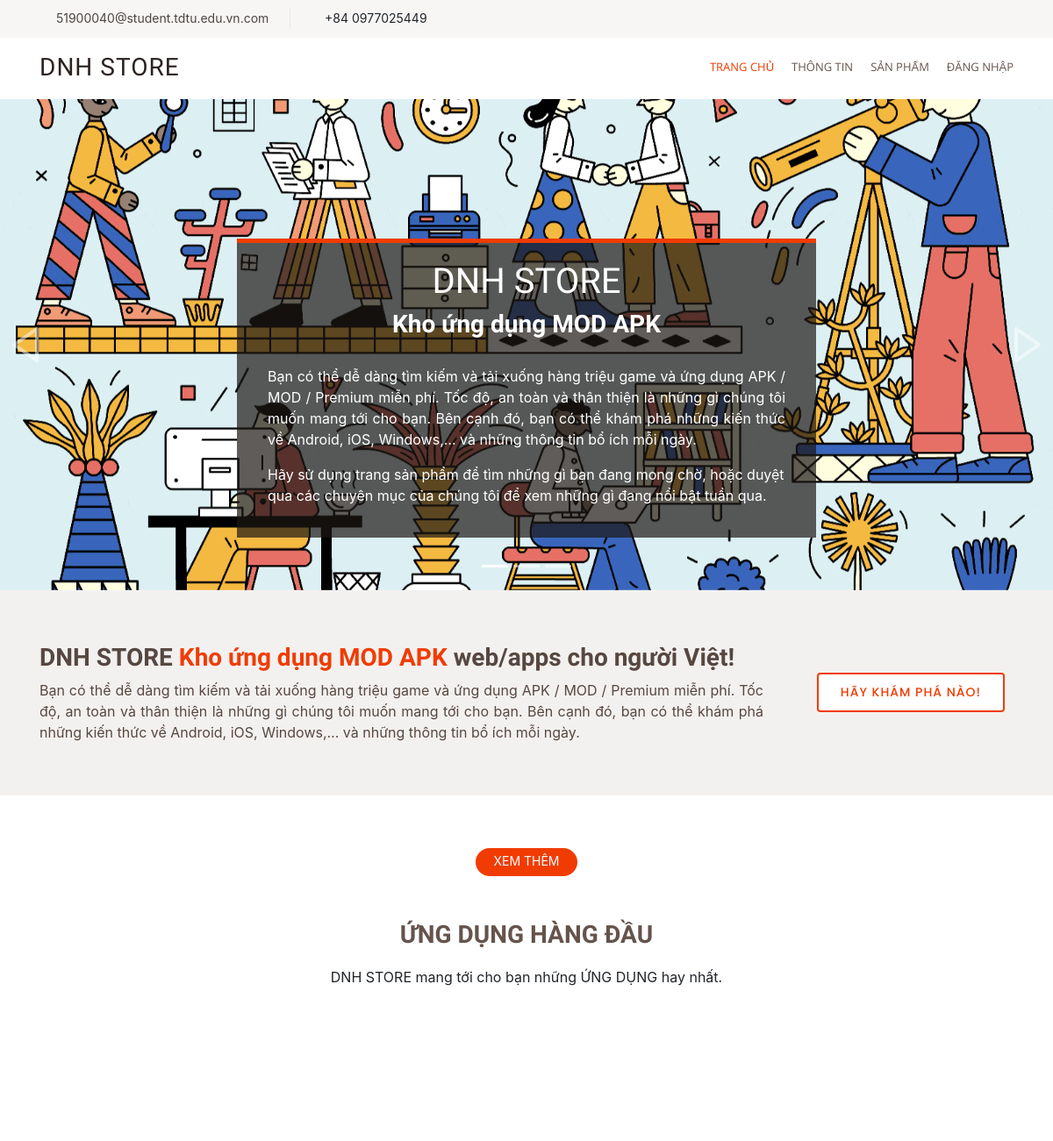
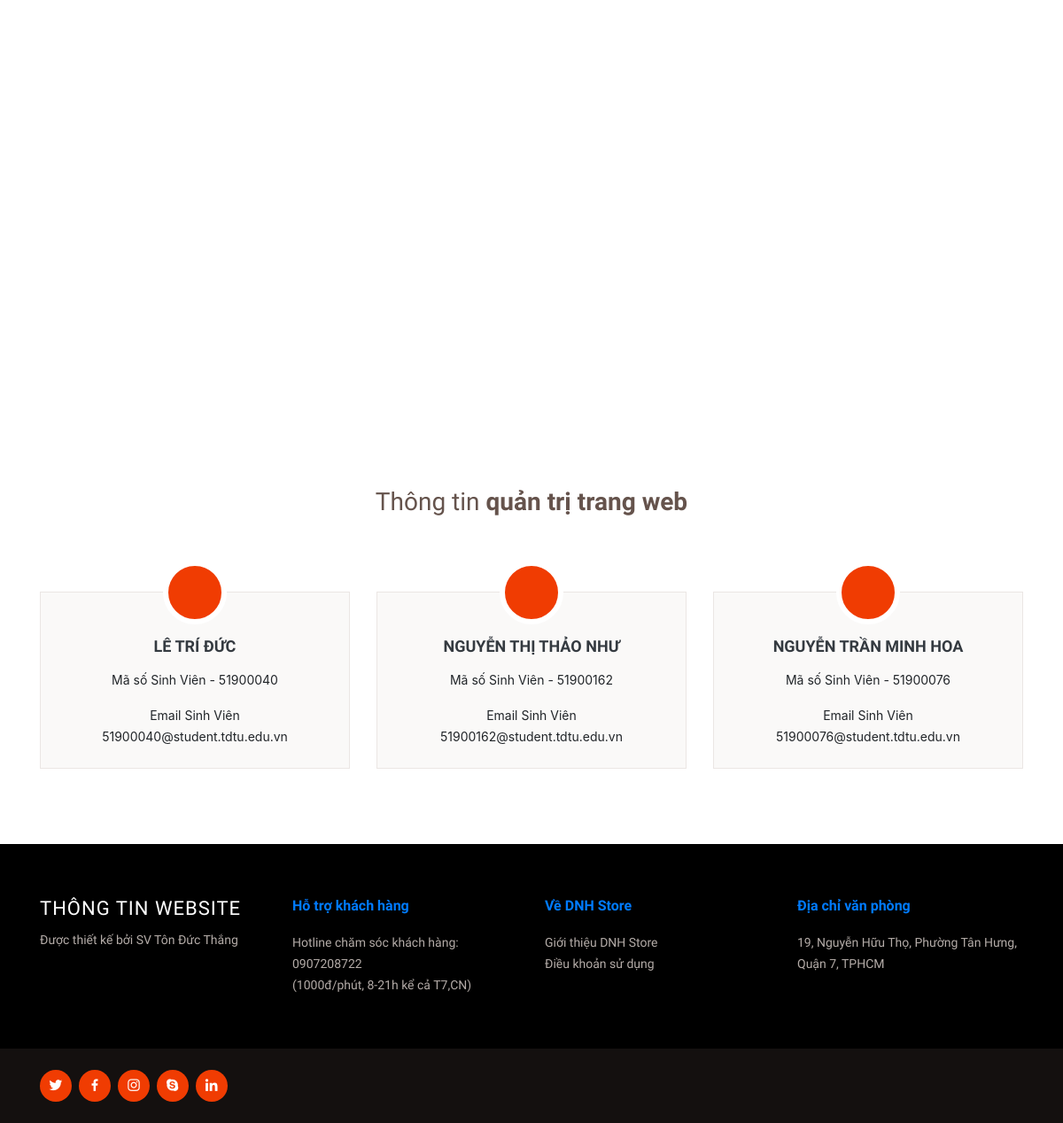
The app's page /scorecode/index.php with its own data (2 pictures, top to bottom).
### tables this page shows
CREATE TABLE `apps` (
  `id_app` int(255) NOT NULL,
  `name_app` varchar(255) NOT NULL,
  `poster` varchar(255) NOT NULL,
  `category` varchar(255) NOT NULL,
  `describes` varchar(255) NOT NULL,
  `cost` varchar(255) NOT NULL,
  `prie` int(255) NOT NULL,
  `file` varchar(255) NOT NULL,
  `img_app` varchar(255) NOT NULL,
  `status` int(1) NOT NULL,
  `show` varchar(255) NOT NULL
);

### scorecode/main_user.php (the view, shortened to what this page needs)
<?php
include('config.php');
$item_per_page = !empty($_GET['per_page']) ? $_GET['per_page'] : 12;
$current_page = !empty($_GET['page']) ? $_GET['page'] : 1;
$offset = ($current_page - 1) * $item_per_page;
$sql = "SELECT * FROM apps ORDER BY id_app ASC LIMIT " . $item_per_page . " OFFSET " . $offset;
$result = mysqli_query($mysqli, $sql);
$sqltotalRecords = "SELECT * FROM apps";
$totalRecords = mysqli_query($mysqli, $sqltotalRecords);
$totalRecords = $totalRecords->num_rows;
$totalPages = ceil($totalRecords / $item_per_page);
?>
<main id="main">
    <section id="cta" class="cta">
        <div class="container">
            <div class="row">
                <div class="col-lg-9 text-center text-lg-left">
                    <h3>DNH STORE <span>Kho ứng dụng MOD APK</span> web/apps cho người Việt!</h3>
                    <p style="text-align: justify;">Bạn có thể dễ dàng tìm kiếm và tải xuống hàng triệu game và ứng dụng APK / MOD / Premium miễn phí. Tốc độ, an toàn và thân thiện là những gì chúng tôi muốn mang tới cho bạn. Bên cạnh đó, bạn có thể khám phá những kiến thức về Android,
                        iOS, Windows,… và những thông tin bổ ích mỗi ngày.</p>
                </div>
                <div class="col-lg-3 cta-btn-container text-center">
                    <a class="cta-btn align-middle" href="#">Hãy khám phá nào!</a>
                </div>
            </div>
        </div>
    </section>
    <section id="portfolio" class="portfolio">
        <div class="container">
            <ul id="portfolio-flters">
                <li class="filter-active"><a href="./portfolio.php" style="text-decoration: none; color: white;">Xem thêm</a></li>
            </ul>
            <?php
            $resultungdung = "SELECT count(*) as id_app from apps";
            $soluongungdung = mysqli_query($mysqli, $resultungdung);
            $dulieuungdung = mysqli_fetch_assoc($soluongungdung);
            $num_app = $dulieuungdung['id_app'];
            if ($num_app > 0) {
            ?>
                <div class="section-title" data-aos="fade-up">
                    <h2><strong>ỨNG DỤNG HÀNG ĐẦU</strong></h2>
                    <p>DNH STORE mang tới cho bạn những ỨNG DỤNG hay nhất.</p>
                </div>
                <div id="content" class="row portfolio-container aos-init aos-animate" data-aos="fade-up">
                    <?php while ($row = mysqli_fetch_assoc($result)) { ?>
                        <?php if ($row['status'] == 1) { ?>
                            <div class="col-lg-3 col-md-6 portfolio-item <?php echo $row['category']; ?>">
                                <img src="<?php echo $row['img_app']; ?>" class="img-fluid" alt="" style="border-radius: 10px;">
                            </div>
                        <?php } ?>
                    <?php } ?>
                </div>
                <?php include('./sophantrang.php') ?>
            <?php } else { ?>
                <div class="alert alert-danger" role="alert" style="text-align: center;">
                    XIN LỖI! HIỆN TẠI WEBSITE KHÔNG CÓ ỨNG DỤNG NÀO ĐƯỢC CẬP NHẬT!
                </div>
            <?php } ?>
    </section>
</main>

### scorecode/index.php (shortened to what this page needs)
<!DOCTYPE html>
<html lang="en">
<head>
  <link href="assets/vendor/bootstrap/css/bootstrap.min.css" rel="stylesheet">
  <link href="assets/vendor/icofont/icofont.min.css" rel="stylesheet">
  <link href="assets/vendor/boxicons/css/boxicons.min.css" rel="stylesheet">
  <link href="assets/vendor/animate.css/animate.min.css" rel="stylesheet">
  <link href="assets/vendor/venobox/venobox.css" rel="stylesheet">
  <link href="assets/vendor/owl.carousel/assets/owl.carousel.min.css" rel="stylesheet">
  <link href="assets/vendor/aos/aos.css" rel="stylesheet">
  <link href="assets/css/style.css" rel="stylesheet">
</head>
<body>
  <?php include_once('./tempheader_user.php') ?>
  <?php include_once('navbar.php') ?>
  <?php include_once('main_user.php') ?>
  <?php include_once('footer_user.php') ?>
</body>
</html>

### scorecode/tempheader_user.php
<section id="topbar" class="d-none d-lg-block">
    <div class="container d-flex">
        <div class="contact-info mr-auto">
            <i class="icofont-envelope"></i><a href="#">51900040@student.tdtu.edu.vn.com</a>
            <i class="icofont-phone"></i> +84 0977025449
        </div>
        <div class="social-links">
            <a href="#" class="twitter"><i class="icofont-twitter"></i></a>
            <a href="#" class="facebook"><i class="icofont-facebook"></i></a>
            <a href="#" class="instagram"><i class="icofont-instagram"></i></a>
            <a href="#" class="skype"><i class="icofont-skype"></i></a>
            <a href="#" class="linkedin"><i class="icofont-linkedin"></i></i></a>
        </div>
    </div>
</section>
<header id="header">
    <div class="container d-flex">
        <div class="logo mr-auto">
            <h1 class="text-light"><a href="#">DNH STORE</a></h1>
        </div>
        <nav class="nav-menu d-none d-lg-block">
            <ul>
                <li class="active"><a href="./user.php">Trang chủ</a></li>
                <li><a href="./info.php">Thông tin</a></li>
                <li><a href="./portfolio.php">Sản phẩm</a></li>
                <li><a href="./login.php">Đăng Nhập</a></li>
            </ul>
        </nav>
    </div>
</header>

### scorecode/navbar.php (shortened to what this page needs)
<section id="hero">
    <div id="heroCarousel" class="carousel slide carousel-fade" data-ride="carousel">
        <div class="carousel-inner" role="listbox">
            <div class="carousel-item active" style="background-image: url(assets/img/slide/gif3.gif);">
                <div class="carousel-container">
                    <div class="carousel-content animate__animated animate__fadeInUp">
                        <div class="section">
                            <div class="container">
                                <h1 class="has-text-align-center" style="text-align: center;">DNH STORE</h1>
                                <h2 class="has-text-align-center" style="text-align: center;">Kho ứng dụng MOD APK</h2>
                                <p class="has-text-align-left" style="text-align: justify;">Bạn có thể dễ dàng tìm kiếm và tải xuống hàng triệu game và ứng dụng APK / MOD / Premium miễn phí. Tốc độ, an toàn và thân thiện là những gì chúng tôi muốn mang tới cho bạn. Bên cạnh đó, bạn có thể khám phá những kiến thức về Android, iOS, Windows,… và những thông tin bổ ích mỗi ngày.</p>
                                <p>Hãy sử dụng trang sản phẩm để tìm những gì bạn đang mong chờ, hoặc duyệt qua các chuyên mục của chúng tôi để xem những gì đang nổi bật tuần qua.</p>
                            </div>
                        </div>
                    </div>
                </div>
            </div>
        </div>
        <a class="carousel-control-prev" href="#heroCarousel" role="button" data-slide="prev">
            <span class="carousel-control-prev-icon bx bx-left-arrow" aria-hidden="true"></span>
        </a>
        <a class="carousel-control-next" href="#heroCarousel" role="button" data-slide="next">
            <span class="carousel-control-next-icon bx bx-right-arrow" aria-hidden="true"></span>
        </a>
        <ol class="carousel-indicators" id="hero-carousel-indicators"></ol>
    </div>
</section>

### scorecode/sophantrang.php (shortened to what this page needs)
<link rel="stylesheet" href="https://maxcdn.bootstrapcdn.com/bootstrap/4.4.1/css/bootstrap.min.css">
<div class="container">
    <ul class="pagination">
        <?php for ($i = 1; $i <= $totalPages; $i++) { ?>
            <li class="page-item"><a class="page-link" href="?per_page=<?=$item_per_page?>&page=<?=$i?>"><?=$i?></a></li>
        <?php } ?>
    </ul>
</div>

### scorecode/footer_user.php
<section id="services" class="services">
    <div class="container">
        <div class="section-title" data-aos="fade-up">
            <h2>Thông tin <strong>quản trị trang web</strong></h2>
        </div>
        <div class="row">
            <div class="col-lg-4 col-md-6">
                <div class="icon-box" data-aos="fade-up">
                    <div class="icon"><i class="icofont-computer"></i></div>
                    <h4 class="title"><a href="">Lê Trí Đức</a></h4>
                    <p class="description">Mã số Sinh Viên - 51900040</p>
                    <p class="description">Email Sinh Viên <br>51900040@student.tdtu.edu.vn</p>
                </div>
            </div>
            <div class="col-lg-4 col-md-6">
                <div class="icon-box" data-aos="fade-up">
                    <div class="icon"><i class="icofont-computer"></i></div>
                    <h4 class="title"><a href="">Nguyễn Thị Thảo Như</a></h4>
                    <p class="description">Mã số Sinh Viên - 51900162</p>
                    <p class="description">Email Sinh Viên <br>51900162@student.tdtu.edu.vn</p>
                </div>
            </div>
            <div class="col-lg-4 col-md-6">
                <div class="icon-box" data-aos="fade-up">
                    <div class="icon"><i class="icofont-computer"></i></div>
                    <h4 class="title"><a href="">Nguyễn Trần Minh Hoa</a></h4>
                    <p class="description">Mã số Sinh Viên - 51900076</p>
                    <p class="description">Email Sinh Viên <br>51900076@student.tdtu.edu.vn</p>
                </div>
            </div>
        </div>
    </div>
</section>
<footer id="footer">
    <div class="footer-top">
        <div class="container">
            <div class="row">
                <div class="col-lg-3 col-md-6 footer-contact">
                    <h3>THÔNG TIN WEBSITE</h3>
                    <p>
                        Được thiết kế bởi SV Tôn Đức Thắng <br><br>
                    </p>
                </div>
                <div class="col-lg-3 col-md-6 footer-contact">
                    <div class="icon-box">
                        <h4 class="title"><a href="">Hỗ trợ khách hàng</a></h4>
                        <p class="description">Hotline chăm sóc khách hàng: 0907208722</p>
                        <p class="description">(1000đ/phút, 8-21h kể cả T7,CN) </p>
                    </div>
                </div>
                <div class="col-lg-3 col-md-6 footer-contact">
                    <div class="icon-box">
                        <h4 class="title"><a href="">Về DNH Store</a></h4>
                        <p class="description">Giới thiệu DNH Store</p>
                        <p class="description">Điều khoản sử dụng </p>
                    </div>
                </div>
                <div class="col-lg-3 col-md-6 footer-contact">
                    <div class="icon-box">
                        <h4 class="title"><a href="">Địa chỉ văn phòng</a></h4>
                        <p class="description">19, Nguyễn Hữu Thọ, Phường Tân Hưng, Quận 7, TPHCM</p>
                    </div>
                </div>
            </div>
        </div>
    </div>
    <div class="container d-md-flex py-4">
        <div class="social-links text-center text-md-right pt-3 pt-md-0">
            <a href="#" class="twitter"><i class="bx bxl-twitter"></i></a>
            <a href="#" class="facebook"><i class="bx bxl-facebook"></i></a>
            <a href="#" class="instagram"><i class="bx bxl-instagram"></i></a>
            <a href="#" class="google-plus"><i class="bx bxl-skype"></i></a>
            <a href="#" class="linkedin"><i class="bx bxl-linkedin"></i></a>
        </div>
    </div>
</footer>

### records on screen
apps: img_app (picture)
apps: img_app (placeholder picture)
apps: img_app (placeholder picture)
apps: img_app (picture)
apps: img_app (placeholder picture)
apps: img_app (picture)
apps: img_app (picture)
apps: img_app (picture)
apps: img_app (picture)
apps: img_app (picture)
apps: img_app (placeholder picture)
apps: img_app (placeholder picture)
